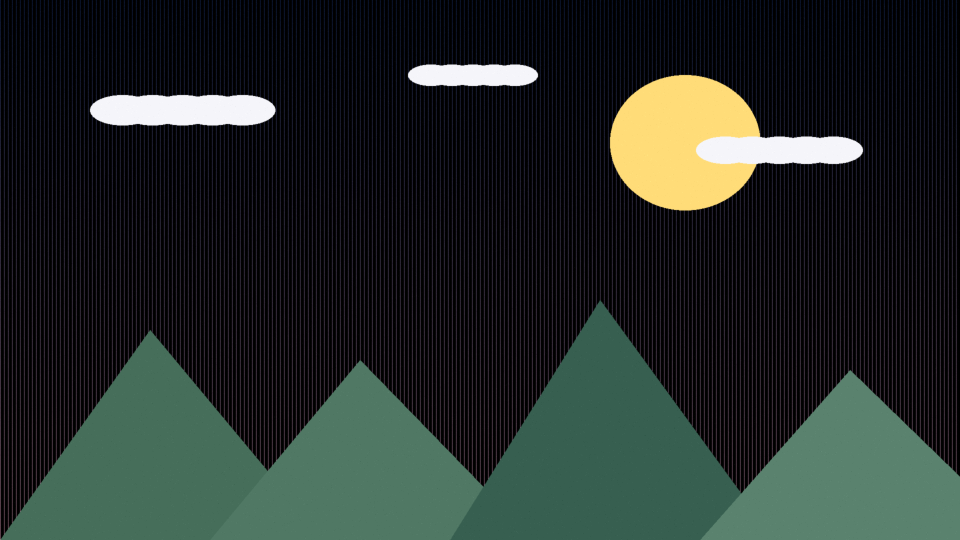
#> input picture proyectos/final-unidad-1/imagenes/foto_original.png, 1920 x 1080 px, found by its file name (shown at 1/2 size); the run also reads 3 pictures not shown here
$ python comparacion.py
#> lines starting #> are read from the running program, lines starting #| are printed output that depends on the picture
#!/usr/bin/env python3
"""Genera imagen comparativa de calidad: original vs JPEG vs WebP (recorte ampliado)."""
import os
from PIL import Image

OUT = "/home/leo/final-unidad-1/imagenes"

# Cargar versión original (PNG sin pérdida) y las comprimidas
orig = Image.open(os.path.join(OUT, "foto_original.png")).convert("RGB")
#> orig is the input picture: PIL image 1920x1080 RGB; mean R, G, B 36.8, 44.4, 40.8
jpeg = Image.open(os.path.join(OUT, "foto_jpeg_q30.jpg")).convert("RGB")
webp = Image.open(os.path.join(OUT, "foto_webp_q60.webp")).convert("RGB")
png8 = Image.open(os.path.join(OUT, "foto_png8.png")).convert("RGB")

# Zona con detalles (montañas + nubes + ruido): x 700-1100, y 150-550
crop_box = (700, 150, 1100, 550)
def crop(img):
    c = img.crop(crop_box)
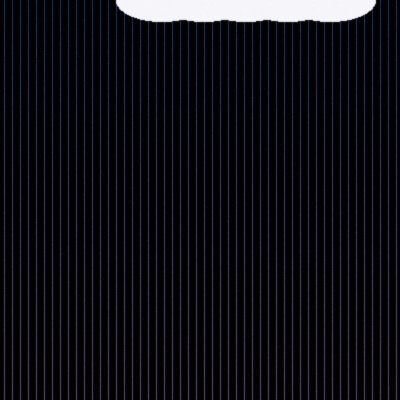
#> c: PIL image 400x400 RGB; mean R, G, B 16.7, 16.3, 21.3
    return c.resize((c.width * 3, c.height * 3), Image.NEAREST)  # ampliar sin suavizar
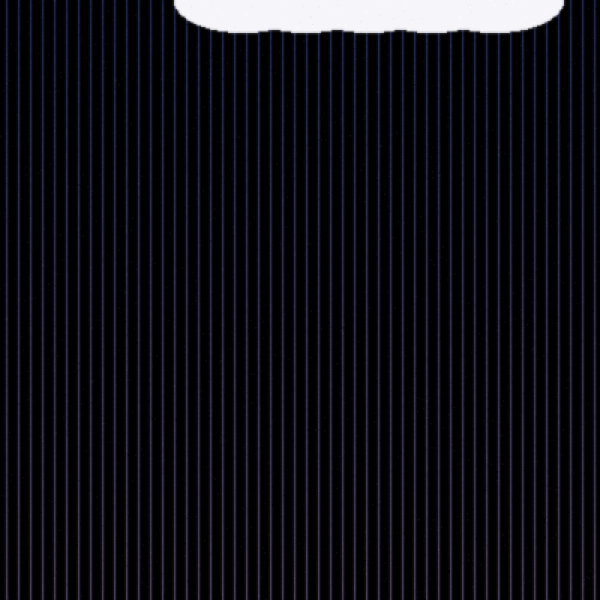
#> returned value: PIL image 1200x1200 RGB (shown at 1/2 size); mean R, G, B 16.7, 16.3, 21.3

labels = ["ORIGINAL (PNG sin pérdida)", "JPEG q30 (artefactos de bloque)", "WebP q60 (menos artefactos)", "PNG-8 (banding de color)"]
imgs = [crop(orig), crop(jpeg), crop(webp), crop(png8)]

W, H = imgs[0].size
#> W = 1200; H = 1200
pad, label_h = 20, 50
canvas = Image.new("RGB", (W * 2 + pad * 3, H * 2 + label_h * 2 + pad * 3), (240, 240, 245))
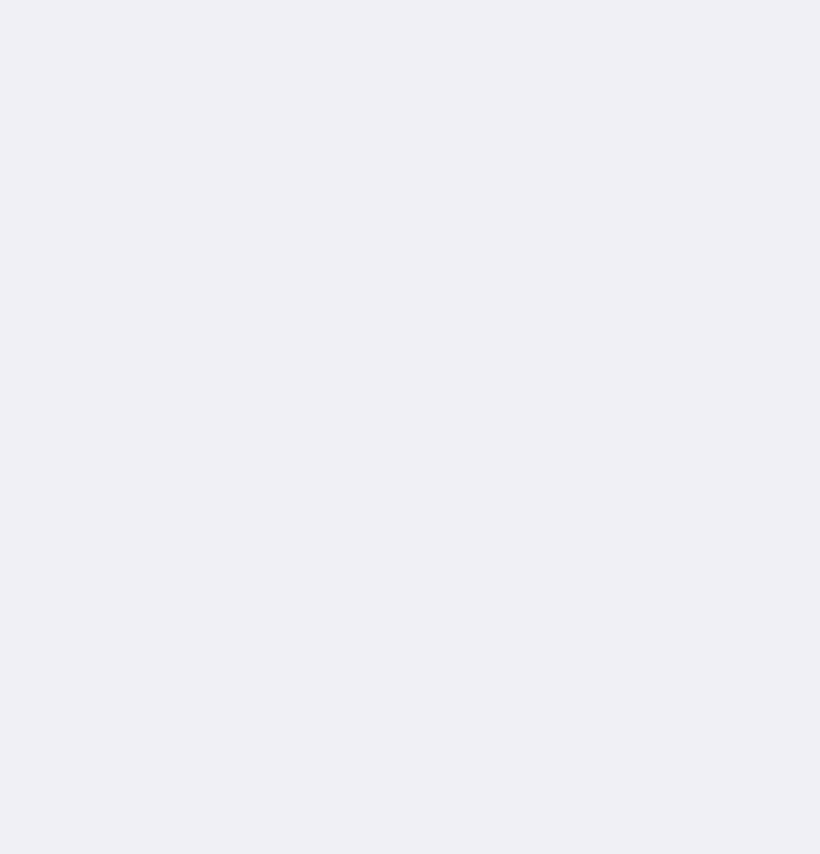
#> canvas: PIL image 2460x2560 RGB (shown at 1/3 size); mean R, G, B 240, 240, 245
from PIL import ImageDraw
d = ImageDraw.Draw(canvas)
positions = [(pad, pad), (W + pad * 2, pad), (pad, H + pad + label_h), (W + pad * 2, H + pad + label_h)]
for (img, label), (x, y) in zip(zip(imgs, labels), positions):
    canvas.paste(img, (x, y))
    d.text((x + 5, y + H + 8), label, fill=(30, 30, 40))
#> this loop made 4 passes
#> (label, x, y) on passes 1 to 4: ('ORIGINAL (PNG sin pérdida)', 20, 20), ('JPEG q30 (artefactos de bloque)', 1240, 20), ('WebP q60 (menos artefactos)', 20, 1270), ('PNG-8 (banding de color)', 1240, 1270)
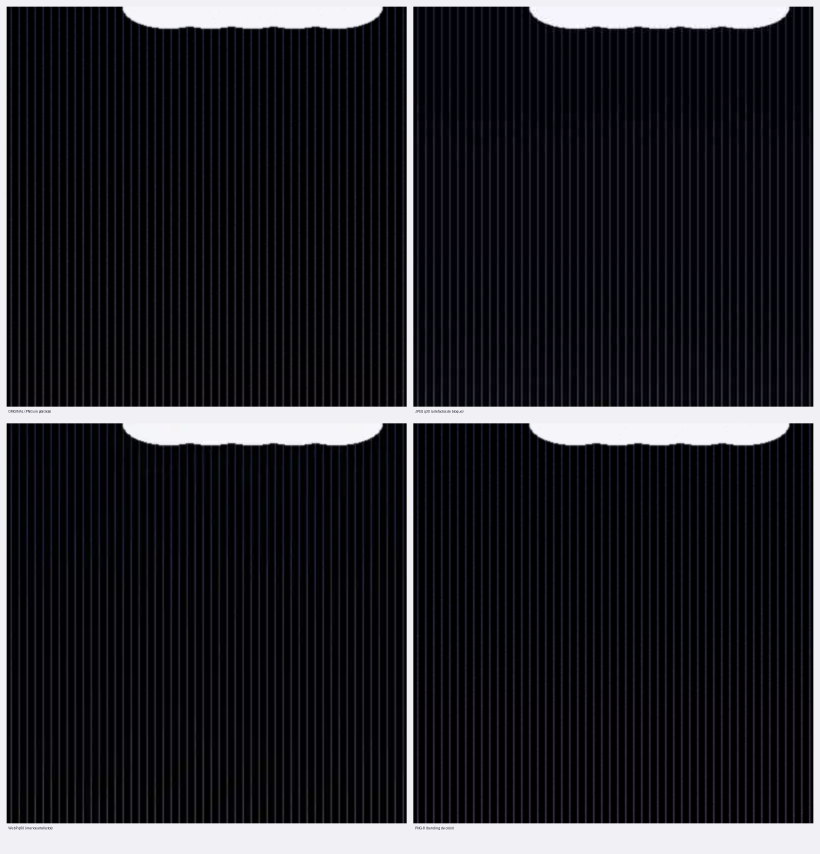
#> canvas: PIL image 2460x2560 RGB (shown at 1/3 size); mean R, G, B 35.9, 35.6, 41
out = os.path.join(OUT, "comparacion_calidad.jpg")
canvas.save(out, "JPEG", quality=92)
print(out, os.path.getsize(out), "bytes", canvas.size)
#| /home/leo/final-unidad-1/imagenes/comparacion_calidad.jpg 964912 bytes (2460, 2560)
